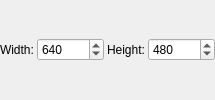
        <widget class="QWidget" name="TBWidthHeight" native="true">
         <property name="sizePolicy">
          <sizepolicy hsizetype="Fixed" vsizetype="Fixed">
           <horstretch>0</horstretch>
           <verstretch>0</verstretch>
          </sizepolicy>
         </property>
         <layout class="QHBoxLayout" name="horizontalLayout_2">
          <property name="spacing">
           <number>3</number>
          </property>
          <property name="margin">
           <number>0</number>
          </property>
          <item>
           <widget class="QLabel" name="label">
            <property name="text">
             <string>Width:</string>
            </property>
            <property name="buddy">
             <cstring>WidthSB</cstring>
            </property>
           </widget>
          </item>
          <item>
           <widget class="QSpinBox" name="WidthSB">
            <property name="maximum">
             <number>999999</number>
            </property>
            <property name="value">
             <number>640</number>
            </property>
           </widget>
          </item>
          <item>
           <widget class="QLabel" name="label_2">
            <property name="text">
             <string>Height:</string>
            </property>
            <property name="buddy">
             <cstring>HeightSB</cstring>
            </property>
           </widget>
          </item>
          <item>
           <widget class="QSpinBox" name="HeightSB">
            <property name="maximum">
             <number>999999</number>
            </property>
            <property name="value">
             <number>480</number>
            </property>
           </widget>
          </item>
         </layout>
        </widget>
